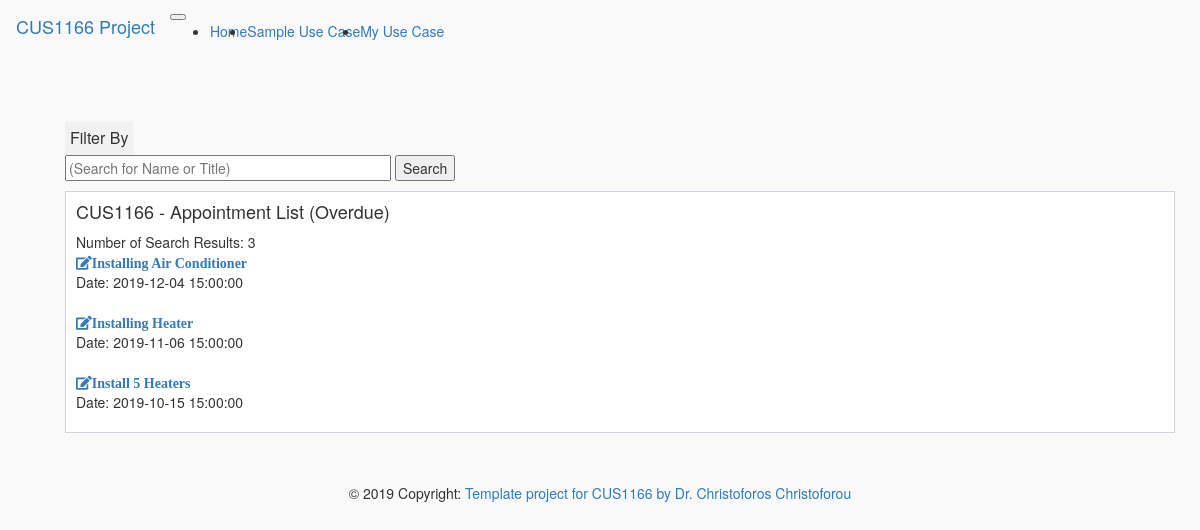
The app's page /appointmentsearch/3 with its own data.
### app/models.py (models this page shows)
class Appointment(db.Model):
    appointment_id = db.Column(db.Integer, primary_key=True)
    appointment_title = db.Column(db.String)
    appointment_start_date = db.Column(db.DateTime)
    appointment_duration = db.Column(db.String)
    appointment_location = db.Column(db.String)
    customer_name = db.Column(db.String)
    customer_notes = db.Column(db.String)

### app/main/routes.py (the view, shortened to what this page needs)
@bp.route('/appointmentsearch/<int:filterby>', methods=['GET','POST'])
def search_appointment(filterby):
    def sameDay(now,specificAppointmentTime):
        return specificAppointmentTime.year==now.year and specificAppointmentTime.month==now.month and specificAppointmentTime.day==now.day
    def sameWeek(now,specificAppointmentTime):
        return now.isocalendar()[1]==specificAppointmentTime.isocalendar()[1] and now.year==specificAppointmentTime.year
    appointment_list = Appointment.query.all()
    now = datetime.now()
    if filterby==0:#No Filter
        print('No Filter')
    elif filterby==1:#Filter for today
        for appointment in reversed(appointment_list):#if not reversed, array will skip certian items when removed
            if not sameDay(now, appointment.appointment_start_date):
                appointment_list.remove(appointment)
    elif filterby==2:#Filter for this week
        for appointment in reversed(appointment_list):#if not reversed, array will skip certian items when removed
            if not sameWeek(now, appointment.appointment_start_date):
                appointment_list.remove(appointment)
    elif filterby==3:#Filter Overdue (Everything before current datetime)
        for appointment in reversed(appointment_list):#if not reversed, array will skip certian items when removed
            if appointment.appointment_start_date>now:
                appointment_list.remove(appointment)
    else:
        print('No Filter')
    search=''
    form = SearchForm()
    count = len(appointment_list)
    return render_template("main/appointmentsearch.html",appointment_list = appointment_list, filterby=filterby,search=search, count=count, form=form)

### app/main/forms.py
class SearchForm(FlaskForm):
    search = StringField('Search')
    submit = SubmitField('submit')

### app/templates/main/appointmentsearch.html (shortened to what this page needs)
{% extends "menu.html" %}
{% block main_content %}
<link rel="stylesheet", type="text/css", href="{{url_for('static', filename='css/dropdown.css')}}">
<div class="page-content page-container" id="page-content">
    <div class="padding">
        <div class="row container d-flex justify-content-center">
            <div class="col-lg-12">
                <div class="dropdown">
                  <button class="dropbtn">Filter By</button>
                </div>
                <form action="{{url_for('main.search_appointment', filterby=filterby)}}" method="POST" novalidate>
                  <p>
                  {{form.search(size=40, placeholder="(Search for Name or Title)")}}
                  <input type="submit", value="Search">
                  </p>
                </form>
                <div class="card px-3">
                    <h4>CUS1166 - Appointment List
                      {% if filterby == 0 %}
                        <span>(No Filter)</span>
                      {% elif filterby == 1 %}
                        <span>(Today)</span>
                      {% elif filterby == 2 %}
                        <span>(This Week)</span>
                      {% elif filterby == 3 %}
                        <span>(Overdue)</span>
                      {% else %}
                        <span>(No Filter)</span>
                      {% endif %}
                    </h4>
                    <span>Number of Search Results: {{count}}</span>
                    {% for appointment in appointment_list %}
                        <a href="{{url_for('main.appointment', appointment_id=appointment.appointment_id)}}">
                             <i class="fas fa-edit">{{appointment.appointment_title}}</i>
                        </a>
                        <span>Date: {{appointment.appointment_start_date}}</span>
                        <br>
                    {% endfor %}
                </div>
            </div>
        </div>
    </div>
</div>
{% endblock %}

### app/static/css/cus1166_custom.css (style rules this page uses)
body { background-color: #f9f9fa }
.padding { padding: 5rem }
.card { box-shadow: none; -webkit-box-shadow: none; -moz-box-shadow: none; -ms-box-shadow: none }
.pl-3, .px-3 { padding-left: 1rem !important }
.card { position: relative; display: flex; flex-direction: column; min-width: 0; word-wrap: break-word; background-color: #fff; background-clip: border-box; border: 1px solid #d2d2dc; border-radius: 0 }
.pr-3, .px-3 { padding-right: 1rem !important }
.d-flex { display: flex !important }
.d-flex, .loader-demo-box, .distribution-chart-legend .distribution-chart, .distribution-chart-legend .distribution-chart .item, .list-wrapper ul li, .email-wrapper .mail-sidebar .menu-bar .profile-list-item a, .email-wrapper .mail-sidebar .menu-bar .profile-list-item a .user, .email-wrapper .mail-list-container .mail-list .details, .email-wrapper .message-body .attachments-sections ul li .thumb, .email-wrapper .message-body .attachments-sections ul li .details .buttons, .lightGallery .image-tile .demo-gallery-poster, .swal2-modal, .navbar .navbar-menu-wrapper .navbar-nav, .navbar .navbar-menu-wrapper .navbar-nav .nav-item.nav-profile, .navbar .navbar-menu-wrapper .navbar-nav .nav-item.dropdown .navbar-dropdown .dropdown-item { display: flex !important }

### app/static/css/dropdown.css (style rules this page uses)
.dropbtn { background-color: #f1f1f1; padding: 5px; font-size: 16px; border: none; }
.dropdown { position: relative; display: inline-block; }

### records on screen
Appointment: appointment_title "Installing Air Conditioner", appointment_start_date "2019-12-04 15:00:00"
Appointment: appointment_title "Installing Heater", appointment_start_date "2019-11-06 15:00:00"
Appointment: appointment_title "Install 5 Heaters", appointment_start_date "2019-10-15 15:00:00"

### other values on screen
{{ count }} "3"
